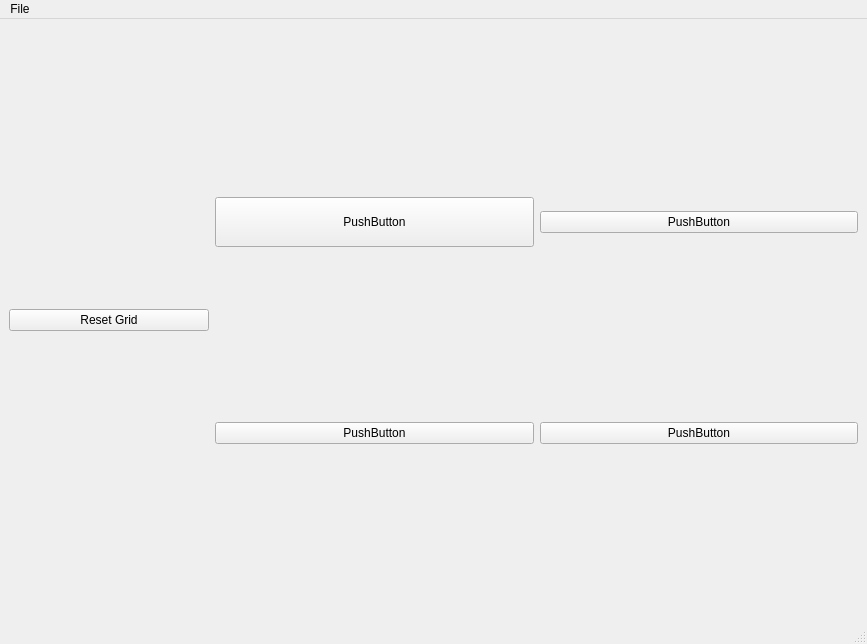
<?xml version="1.0" encoding="UTF-8"?>
<ui version="4.0">
 <class>MainWindow</class>
 <widget class="QMainWindow" name="MainWindow">
  <property name="geometry">
   <rect>
    <x>0</x>
    <y>0</y>
    <width>867</width>
    <height>644</height>
   </rect>
  </property>
  <property name="windowTitle">
   <string>MainWindow</string>
  </property>
  <widget class="QWidget" name="centralwidget">
   <layout class="QHBoxLayout" name="horizontalLayout">
    <item>
     <widget class="QPushButton" name="pushButton">
      <property name="maximumSize">
       <size>
        <width>200</width>
        <height>16777215</height>
       </size>
      </property>
      <property name="text">
       <string>Reset Grid</string>
      </property>
     </widget>
    </item>
    <item>
     <layout class="QGridLayout" name="gridLayout">
      <item row="1" column="0">
       <widget class="QPushButton" name="pushButton_3">
        <property name="text">
         <string>PushButton</string>
        </property>
       </widget>
      </item>
      <item row="1" column="1">
       <widget class="QPushButton" name="pushButton_2">
        <property name="text">
         <string>PushButton</string>
        </property>
       </widget>
      </item>
      <item row="0" column="0">
       <widget class="QPushButton" name="pushButton_4">
        <property name="minimumSize">
         <size>
          <width>50</width>
          <height>50</height>
         </size>
        </property>
        <property name="text">
         <string>PushButton</string>
        </property>
       </widget>
      </item>
      <item row="0" column="1">
       <widget class="QPushButton" name="pushButton_5">
        <property name="text">
         <string>PushButton</string>
        </property>
       </widget>
      </item>
     </layout>
    </item>
   </layout>
  </widget>
  <widget class="QMenuBar" name="menubar">
   <property name="geometry">
    <rect>
     <x>0</x>
     <y>0</y>
     <width>867</width>
     <height>22</height>
    </rect>
   </property>
   <widget class="QMenu" name="menuFile">
    <property name="title">
     <string>File</string>
    </property>
    <addaction name="actionQuit"/>
   </widget>
   <addaction name="menuFile"/>
  </widget>
  <widget class="QStatusBar" name="statusbar"/>
  <action name="actionQuit">
   <property name="text">
    <string>Quit</string>
   </property>
  </action>
 </widget>
 <resources/>
 <connections/>
</ui>
